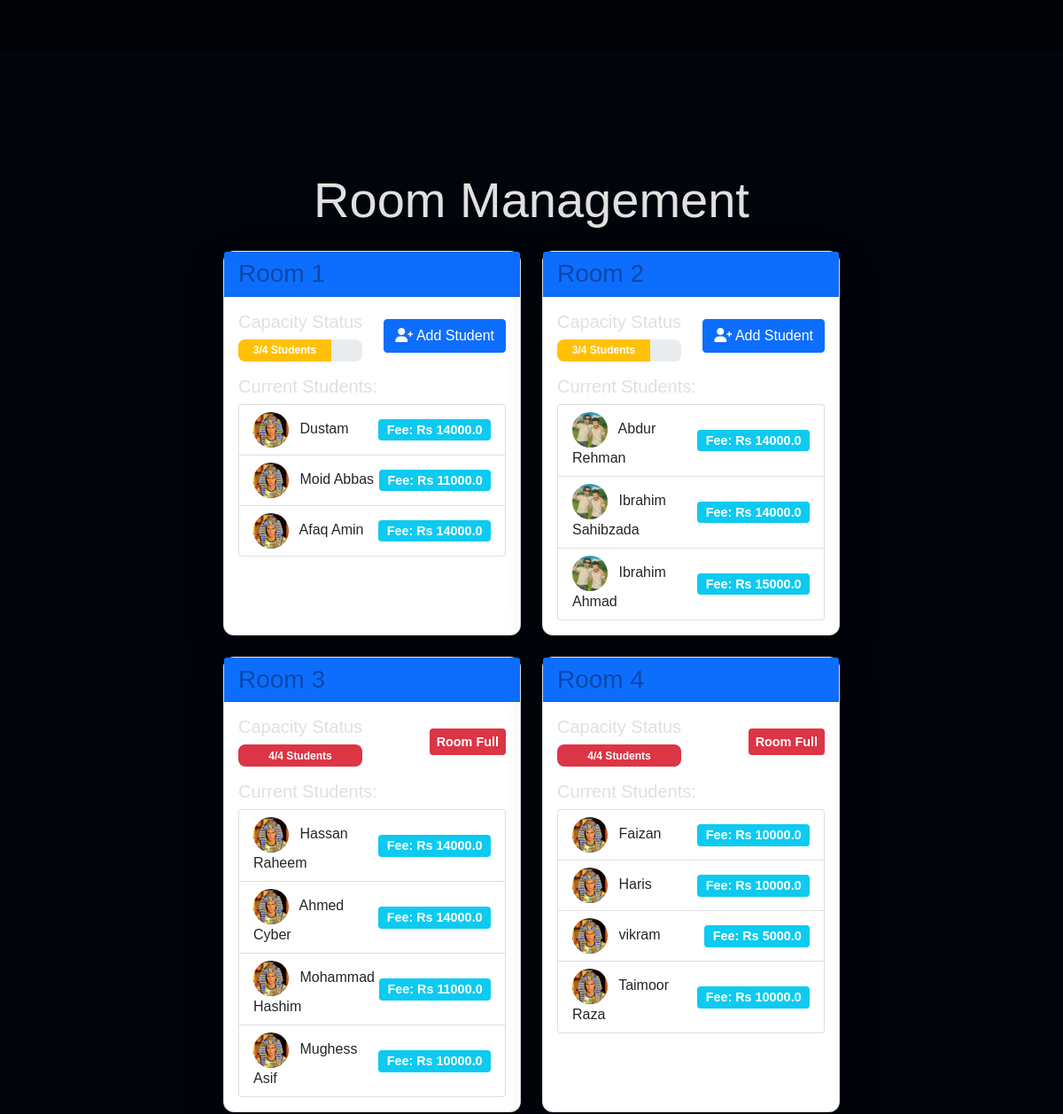
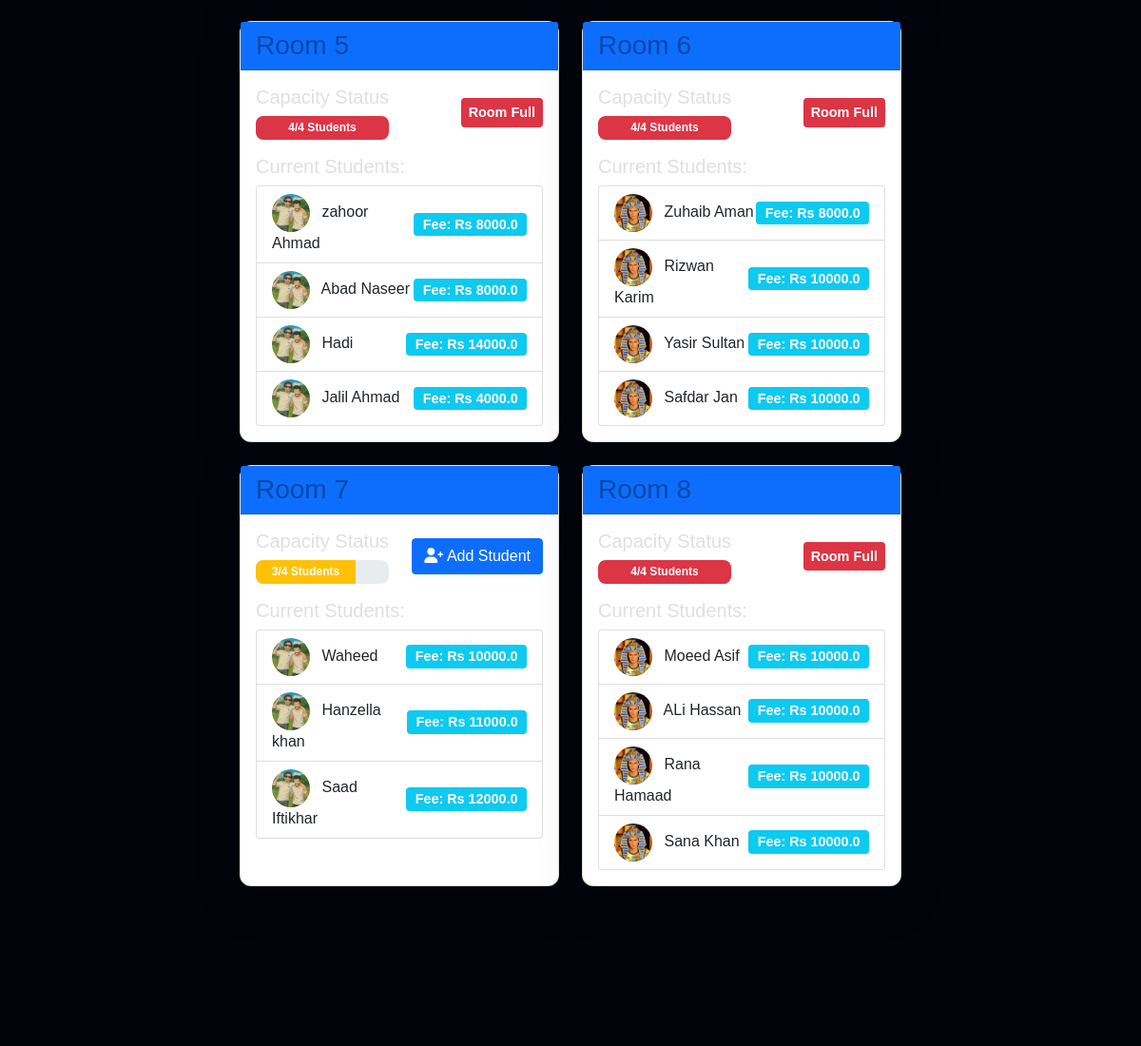
/rooms (signed in), run on the app's committed database (2 pictures, top to bottom).
### models.py (models this page shows, shortened)
class Room(db.Model):
    id = db.Column(db.Integer, primary_key=True)
    room_number = db.Column(db.Integer, unique=True, nullable=False)
    students = relationship('Student', back_populates='room')

class Student(db.Model):
    id = db.Column(db.Integer, primary_key=True)
    name = db.Column(db.String(100), nullable=False)
    fee = db.Column(db.Float, nullable=False)
    room_id = db.Column(db.Integer, db.ForeignKey('room.id'), nullable=False)
    picture = db.Column(db.String(100))
    status = db.Column(db.String(20), default='active')  # active, inactive, graduated
    enrollment_date = db.Column(db.DateTime, default=datetime.utcnow)
    last_fee_payment = db.Column(db.DateTime)
    room = relationship('Room', back_populates='students')
    fee_records = relationship('FeeRecord', back_populates='student')

### app.py (the view)
@app.route('/rooms')
@login_required
def rooms():
    all_rooms = Room.query.all()
    return render_template('rooms.html', rooms=all_rooms)

### app.py (called while the page is built)
@login_manager.user_loader
def load_user(user_id):
    return Admin.query.get(int(user_id))

### templates/rooms.html (shortened to what this page needs)
{% extends 'base.html' %}
{% block content %}
<link rel="stylesheet" href="{{ url_for('static', filename='style.css') }}">
<div class="container mt-5">
    <h2 class="display-4 text-center mb-4">Room Management</h2>
    <div class="row">
        {% for room in rooms %}
        <div class="col-md-6 mb-4">
            <div class="card shadow-lg h-100">
                <div class="card-header bg-primary text-white">
                    <h3 class="card-title mb-0">Room {{ room.room_number }}</h3>
                </div>
                <div class="card-body">
                    <div class="d-flex justify-content-between align-items-center mb-3">
                        <div>
                            <h5 class="mb-0">Capacity Status</h5>
                            <div class="progress mt-2 room-progress">
                                {% set occupancy_percentage = (room.students|length / 4) * 100 %}
                                <div class="progress-bar {% if room.students|length == 4 %}bg-danger{% elif room.students|length >= 2 %}bg-warning{% else %}bg-success{% endif %}"
                                     role="progressbar"
                                     data-width="{{ occupancy_percentage }}"
                                     aria-valuenow="{{ room.students|length }}"
                                     aria-valuemin="0"
                                     aria-valuemax="4">
                                    {{ room.students|length }}/4 Students
                                </div>
                            </div>
                        </div>
                        {% if room.students|length < 4 %}
                        <button class="btn btn-primary" onclick="registerStudent({{ room.room_number }})">
                            <i class="fas fa-user-plus"></i> Add Student
                        </button>
                        {% else %}
                        <span class="badge bg-danger p-2">Room Full</span>
                        {% endif %}
                    </div>
                    {% if room.students|length > 0 %}
                    <h5 class="mt-3">Current Students:</h5>
                    <ul class="list-group">
                        {% for student in room.students %}
                        <li class="list-group-item d-flex justify-content-between align-items-center">
                            <div>
                                <img src="{{ url_for('static', filename='uploads/' ~ student.picture) }}"
                                     alt="{{ student.name }}"
                                     class="rounded-circle me-2 student-image">
                                {{ student.name }}
                            </div>
                            <span class="badge bg-info">Fee: Rs {{ student.fee }}</span>
                        </li>
                        {% endfor %}
                    </ul>
                    {% else %}
                    <p class="text-muted text-center mt-3">No students currently in this room</p>
                    {% endif %}
                </div>
            </div>
        </div>
        {% endfor %}
    </div>
</div>
<link rel="stylesheet" href="https://cdnjs.cloudflare.com/ajax/libs/font-awesome/6.0.0/css/all.min.css">
{% endblock %}

### static/style.css (style rules this page uses)
body { font-family: Arial, sans-serif; background-color: #1a1a1a; color: white; margin: 0; padding: 0; }
h1, h2, h3, h4, h5, h6 { color: #e0e0e0; }
.container { width: 80%; margin: 0 auto; padding: 20px; }
.card { box-shadow: 0 4px 8px rgba(0, 0, 0, 0.1); border-radius: 12px; color: black !important; }
.btn-primary, .btn-danger { transition: transform 0.2s ease-in-out; }
.card-body, .card-title, .form-label, input { color: rgb(11, 72, 170) !important; }

### templates/base.html (style rules this page uses)
body, html { margin: 0; padding: 0; height: 100%; }

### templates/rooms.html (style rules this page uses)
.progress { background-color: #e9ecef; border-radius: 0.5rem; }
.room-progress { height: 25px; }
.progress-bar { transition: width 0.6s ease; font-weight: bold; color: white; }
.card { transition: transform 0.3s ease; }
.list-group-item { transition: background-color 0.3s ease; }
.badge { font-size: 0.9rem; }
.student-image { width: 40px; height: 40px; object-fit: cover; }

### data on the page
Room: room_number "1", {{ occupancy_percentage }} 75.0 (drawn), students|length "3"
Student: picture (picture), name "Dustam", fee "14000.0"
Student: picture (picture), name "Moid Abbas", fee "11000.0"
Student: picture (picture), name "Afaq Amin", fee "14000.0"
Room: room_number "2", {{ occupancy_percentage }} 75.0 (drawn), students|length "3"
Student: picture (picture), name "Abdur Rehman", fee "14000.0"
Student: picture (picture), name "Ibrahim Sahibzada", fee "14000.0"
Student: picture (picture), name "Ibrahim Ahmad", fee "15000.0"
Room: room_number "3", {{ occupancy_percentage }} 100.0 (drawn), students|length "4", shows "Room Full"
Student: picture (picture), name "Hassan Raheem", fee "14000.0"
Student: picture (picture), name "Ahmed Cyber", fee "14000.0"
Student: picture (picture), name "Mohammad Hashim", fee "11000.0"
Student: picture (picture), name "Mughess Asif", fee "10000.0"
Room: room_number "4", {{ occupancy_percentage }} 100.0 (drawn), students|length "4", shows "Room Full"
Student: picture (picture), name "Faizan", fee "10000.0"
Student: picture (picture), name "Haris", fee "10000.0"
Student: picture (picture), name "vikram", fee "5000.0"
Student: picture (picture), name "Taimoor Raza", fee "10000.0"
Room: room_number "5", {{ occupancy_percentage }} 100.0 (drawn), students|length "4", shows "Room Full"
Student: picture (picture), name "zahoor Ahmad", fee "8000.0"
Student: picture (picture), name "Abad Naseer", fee "8000.0"
Student: picture (picture), name "Hadi", fee "14000.0"
Student: picture (picture), name "Jalil Ahmad", fee "4000.0"
Room: room_number "6", {{ occupancy_percentage }} 100.0 (drawn), students|length "4", shows "Room Full"
Student: picture (picture), name "Zuhaib Aman", fee "8000.0"
Student: picture (picture), name "Rizwan Karim", fee "10000.0"
Student: picture (picture), name "Yasir Sultan", fee "10000.0"
Student: picture (picture), name "Safdar Jan", fee "10000.0"
Room: room_number "7", {{ occupancy_percentage }} 75.0 (drawn), students|length "3"
Student: picture (picture), name "Waheed", fee "10000.0"
Student: picture (picture), name "Hanzella khan", fee "11000.0"
Student: picture (picture), name "Saad Iftikhar", fee "12000.0"
Room: room_number "8", {{ occupancy_percentage }} 100.0 (drawn), students|length "4", shows "Room Full"
Student: picture (picture), name "Moeed Asif", fee "10000.0"
Student: picture (picture), name "ALi Hassan", fee "10000.0"
Student: picture (picture), name "Rana Hamaad", fee "10000.0"
Student: picture (picture), name "Sana Khan", fee "10000.0"
